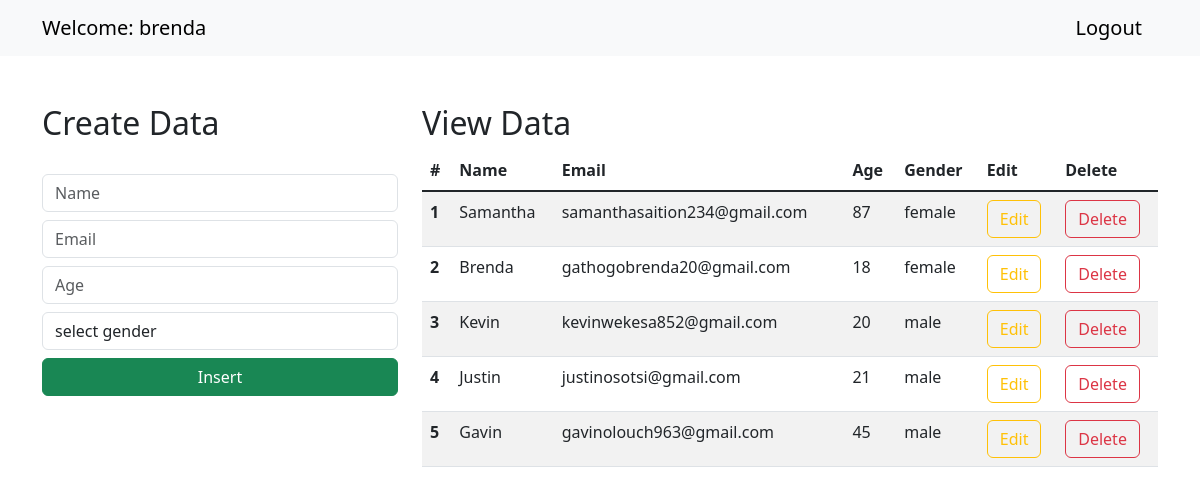
The app's page / (signed in) with its own data.
### crud/models.py (models this page shows, shortened)
class Student(models.Model):
    name = models.CharField(max_length=25, blank=False, null=False)
    email = models.EmailField(null=True)
    age = models.IntegerField()
    gender = models.CharField(max_length=25, blank=False, null=False)

### crud/views.py (the view)
# urls.py: path('', views.index),
def index(request):
    data = Student.objects.all()
    context = {"data": data}
    return render(request, "index.html",context)

### templates/index.html (shortened to what this page needs)
<!doctype html>
<html lang="en">
<head>
    <link href="https://cdn.jsdelivr.net/npm/bootstrap@5.3.0-alpha1/dist/css/bootstrap.min.css" rel="stylesheet">
</head>
<body>
 <nav class="navbar navbar-expand-lg bg-body-tertiary">
        <div class="container-md">
          <a class="navbar-brand" href="/">Welcome: {{request.user}}</a>
          <a class="navbar-brand" href="/logout">Logout</a>
        </div>
      </nav>
      <div class="container mt-5">
        <div class="row">
            <div class="col-md-4">
                <h2>Create Data</h2>
                <br>
                <form action="/insert" method="post">{% csrf_token %}
                    <div class="form-group">
                        <input type="text" class="form-control" placeholder="Name" name="name" required>
                    </div>
                    <div class="form-group">
                        <input type="email" class="form-control  mt-2" placeholder="Email" name="email" required>
                    </div>
                    <div class="form-group">
                        <input type="number" class="form-control  mt-2" placeholder="Age" name="age" required>
                    </div>
                    <div class="form-group mt-2">
                        <select id="gender" name="gender" class="form-control" required>
                            <option selected>select gender</option>
                        </select>
                    </div>
                    <div class="d-grid gap-2">
                        <button class="btn btn-success mt-2" type="submit">Insert</button>
                    </div>
                </form>
            </div>
            <div class="col-md-8">
                <h2>View Data</h2>
                <table class="table table-striped table-hover">
                    <thead>
                      <tr>
                        <th scope="col">#</th>
                        <th scope="col">Name</th>
                        <th scope="col">Email</th>
                        <th scope="col">Age</th>
                        <th scope="col">Gender</th>
                        <th scope="col">Edit</th>
                        <th scope="col">Delete</th>
                      </tr>
                    </thead>
                    <tbody class="table-group-divider">
                    {% for d in data %}
                      <tr>
                        <th scope="row">{{d.id}}</th>
                        <td>{{d.name}}</td>
                        <td>{{d.email}}</td>
                        <td>{{d.age}}</td>
                        <td>{{d.gender}}</td>
                        <td><a href="/update/{{d.id}}" type="button" class="btn btn-outline-warning">Edit</a></td>
                        <td><a href="/delete/{{d.id}}" type="button" class="btn btn-outline-danger">Delete</a></td>
                      </tr>
                    {% endfor %}
                    </tbody>
                  </table>
            </div>
        </div>
      </div>
  </body>
</body>
</html>

### records on screen
Student: id "1", name "Samantha", email "samanthasaition234@gmail.com", age "87", gender "female"
Student: id "2", name "Brenda", email "gathogobrenda20@gmail.com", age "18", gender "female"
Student: id "3", name "Kevin", email "kevinwekesa852@gmail.com", age "20", gender "male"
Student: id "4", name "Justin", email "justinosotsi@gmail.com", age "21", gender "male"
Student: id "5", name "Gavin", email "gavinolouch963@gmail.com", age "45", gender "male"

### other values on screen
{{ request.user }} "brenda"
